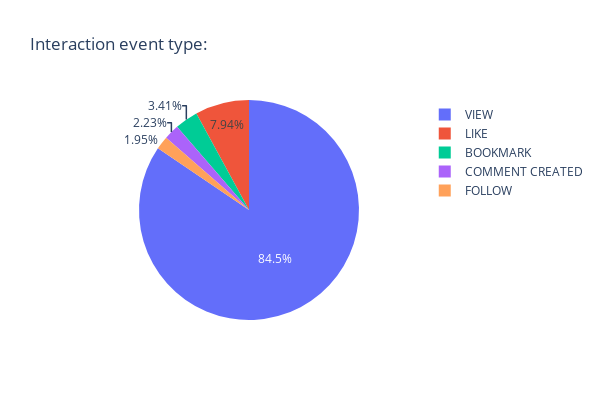

Notebook source saved alongside this figure:
### Markdown cell above
Note there are 1895 unique *personId*

### Code cell
# View event type
data = interactions["eventType"].value_counts()
fig = px.pie(data, 
             values="eventType", 
             names=data.index, 
             title="Interaction event type:",  
             width=600, 
             height=400)
fig.show()

### Figure 1 — Plotly figure (JSON) as saved in the notebook; plotly's stock layout.template omitted (floating-point values rounded to 4 significant figures)
{"data": [{"domain": {"x": [0, 1], "y": [0, 1]}, "hovertemplate": "index=%{label}<br>eventType=%{value}<extra></extra>", "labels": ["VIEW", "LIKE", "BOOKMARK", "COMMENT CREATED", "FOLLOW"], "legendgroup": "", "name": "", "showlegend": true, "type": "pie", "values": [61086, 5745, 2463, 1611, 1407]}], "layout": {"height": 400, "legend": {"tracegroupgap": 0}, "title": {"text": "Interaction event type:"}, "width": 600}}
